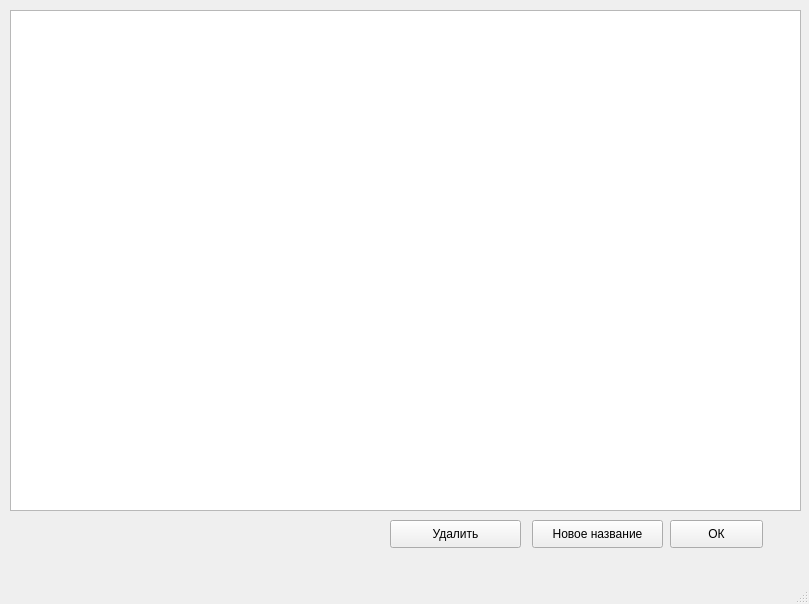
<?xml version="1.0" encoding="UTF-8"?>
<ui version="4.0">
 <class>MainWindow</class>
 <widget class="QMainWindow" name="MainWindow">
  <property name="geometry">
   <rect>
    <x>0</x>
    <y>0</y>
    <width>809</width>
    <height>604</height>
   </rect>
  </property>
  <property name="windowTitle">
   <string>MainWindow</string>
  </property>
  <widget class="QWidget" name="centralwidget">
   <widget class="QTableWidget" name="table">
    <property name="geometry">
     <rect>
      <x>10</x>
      <y>10</y>
      <width>791</width>
      <height>501</height>
     </rect>
    </property>
   </widget>
   <widget class="QPushButton" name="savebtn">
    <property name="geometry">
     <rect>
      <x>670</x>
      <y>520</y>
      <width>93</width>
      <height>28</height>
     </rect>
    </property>
    <property name="font">
     <font>
      <pointsize>9</pointsize>
     </font>
    </property>
    <property name="text">
     <string>ОК</string>
    </property>
   </widget>
   <widget class="QPushButton" name="btn1">
    <property name="geometry">
     <rect>
      <x>532</x>
      <y>520</y>
      <width>131</width>
      <height>28</height>
     </rect>
    </property>
    <property name="font">
     <font>
      <pointsize>9</pointsize>
     </font>
    </property>
    <property name="text">
     <string>Новое название</string>
    </property>
   </widget>
   <widget class="QPushButton" name="btn2">
    <property name="geometry">
     <rect>
      <x>390</x>
      <y>520</y>
      <width>131</width>
      <height>28</height>
     </rect>
    </property>
    <property name="font">
     <font>
      <pointsize>9</pointsize>
     </font>
    </property>
    <property name="text">
     <string>Удалить</string>
    </property>
   </widget>
  </widget>
  <widget class="QMenuBar" name="menubar">
   <property name="geometry">
    <rect>
     <x>0</x>
     <y>0</y>
     <width>809</width>
     <height>26</height>
    </rect>
   </property>
  </widget>
  <widget class="QStatusBar" name="statusbar"/>
 </widget>
 <resources/>
 <connections/>
</ui>
